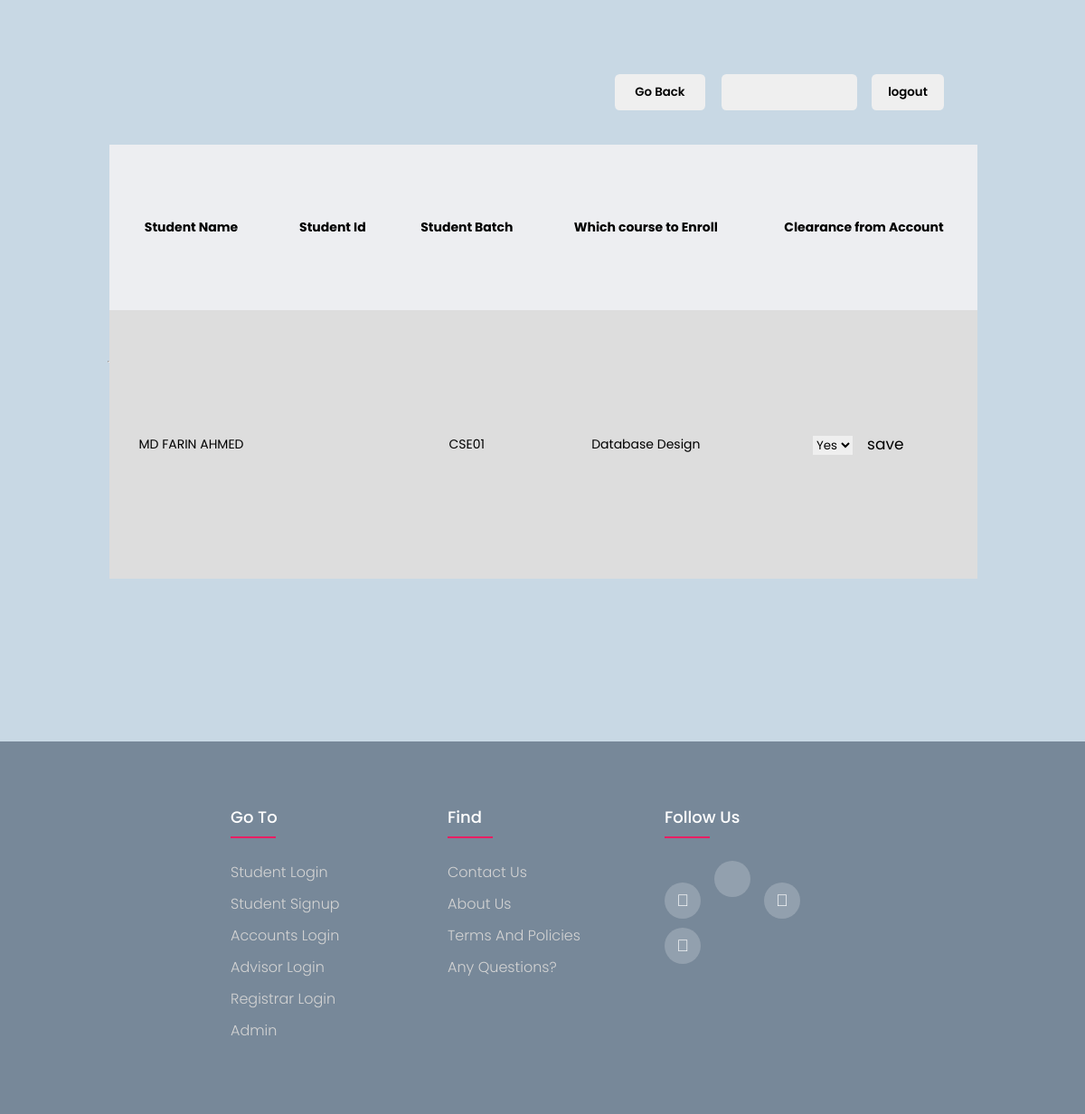
The page /account/check_applies.php on the database as committed earlier.
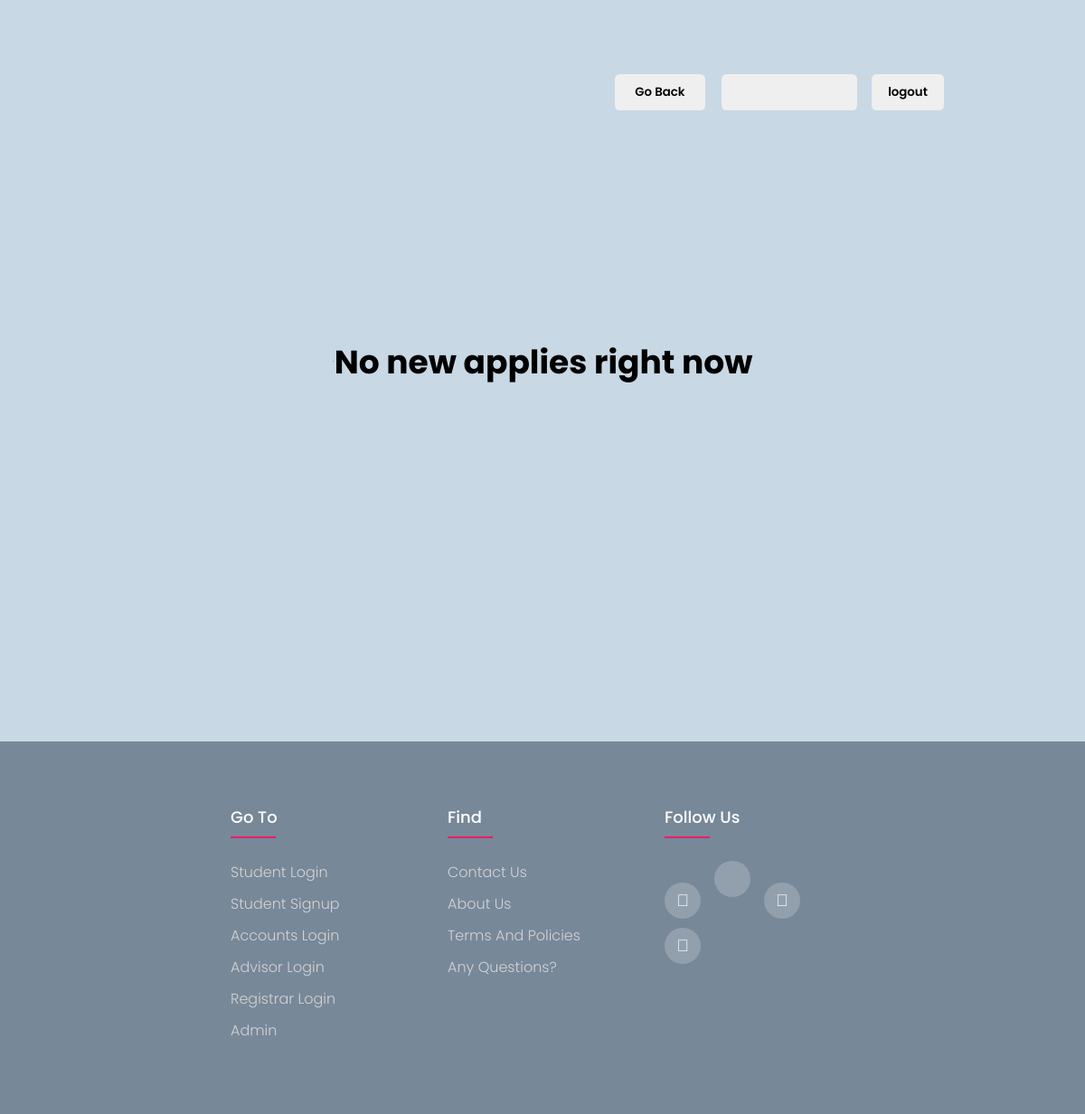
The same page on the database as committed later.
### tables this page shows
CREATE TABLE `pending_course_requests` (
  `id` int(11) NOT NULL,
  `course_title` varchar(255) NOT NULL,
  `student_name` varchar(255) NOT NULL,
  `apply_date` timestamp(6) NOT NULL DEFAULT current_timestamp(6) ON UPDATE current_timestamp(6),
  `con_from_adv` int(11) DEFAULT NULL,
  `con_from_reg` int(11) DEFAULT NULL,
  `con_from_acc` int(11) DEFAULT NULL
);

CREATE TABLE `students` (
  `id` int(11) NOT NULL,
  `full_name` varchar(255) NOT NULL,
  `username` varchar(255) NOT NULL,
  `batch` varchar(255) NOT NULL,
  `student_id` int(30) NOT NULL,
  `email` varchar(255) NOT NULL,
  `password` varchar(255) NOT NULL,
  `advisor` varchar(255) DEFAULT NULL,
  `credits` int(11) NOT NULL
);

### account/check_applies.php (the view, shortened to what this page needs)
<?php
include "../includes/header.php";
include "../includes/db.php";
?>
<?php
$datasql = "SELECT p.*,s.*
FROM pending_course_requests p
JOIN students s ON p.student_name = s.username
WHERE p.con_from_acc IS NULL";
$dataresult = mysqli_query($mysqli, $datasql) or die(mysqli_error($mysqli));
?>
<div class="container">
    <div class="btn-section">
        <div class="username-btn">
            <button style="min-width:150px !important">
            </button>
        </div>
        <a href="../index.php">
            <div class="logout-btn"><button>logout</button></div>
        </a>
        <a href="/course/account/account_feed.php">
            <div class="adv-btn">
                <button style="right:35vw !important">Go Back</button>
            </div>
        </a>
    </div>
    <hr>
    <?php if (mysqli_num_rows($dataresult) > 0) { ?>
        <table class="table" id="myTable" data-filter-control="true" data-show-search-clear-button="true">
            <tr>
                <th>Student Name</th>
                <th>Student Id</th>
                <th>Student Batch</th>
                <th>Which course to Enroll</th>
                <th>Clearance from Account</th>
            </tr>
            <?php while ($data = mysqli_fetch_assoc($dataresult)) {
                ?>
                <tr>
                    <td>
                        <?= $data['full_name'] ?>
                    </td>
                    <td>
                    </td>
                    <td>
                        <?= $data['batch'] ?>
                    </td>
                    <td>
                        <?= $data['course_title'] ?>
                    </td>
                    <td>
                        <form action="" method="post">
                            <select name="practical" class="select-button4">
                                <option value=1>Yes</option>
                            </select>
                            <input type="submit" name="savebtn" class="table-btn" value="save">
                        </form>
                    </td>
                </tr>
            <?php }
    } else { ?>
            <h1>No new applies right now</h1>
        <?php } ?>
    </table>
</div>
<?php
include "../includes/footer.php";
?>

Rows that differ between the two databases and show on the page:
no longer on this page (row edited): pending_course_requests: students.full_name "MD FARIN AHMED", students.batch "CSE01", course_title "Database Design"
Other text that changed with them:
text no longer shown: "Student Name Student Id Student Batch Which course to Enroll Clearance from Account"
text now shown: "No new applies right now"
